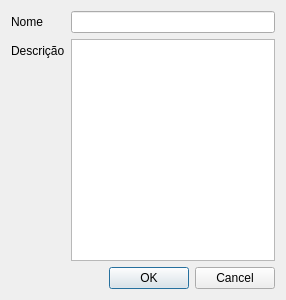
<?xml version="1.0" encoding="UTF-8"?>
<ui version="4.0">
 <class>ProjectDialog</class>
 <widget class="QDialog" name="ProjectDialog">
  <property name="geometry">
   <rect>
    <x>0</x>
    <y>0</y>
    <width>286</width>
    <height>300</height>
   </rect>
  </property>
  <property name="windowTitle">
   <string>Dialog</string>
  </property>
  <layout class="QFormLayout" name="formLayout">
   <item row="0" column="0">
    <widget class="QLabel" name="nameLabel">
     <property name="text">
      <string>Nome</string>
     </property>
     <property name="buddy">
      <cstring>nameLineEdit</cstring>
     </property>
    </widget>
   </item>
   <item row="0" column="1">
    <widget class="QLineEdit" name="nameLineEdit"/>
   </item>
   <item row="1" column="0">
    <widget class="QLabel" name="descrLabel">
     <property name="text">
      <string>Descrição</string>
     </property>
     <property name="buddy">
      <cstring>descrTextEdit</cstring>
     </property>
    </widget>
   </item>
   <item row="1" column="1">
    <widget class="QTextEdit" name="descrTextEdit"/>
   </item>
   <item row="2" column="0" colspan="2">
    <widget class="QDialogButtonBox" name="buttonBox">
     <property name="orientation">
      <enum>Qt::Horizontal</enum>
     </property>
     <property name="standardButtons">
      <set>QDialogButtonBox::Cancel|QDialogButtonBox::Ok</set>
     </property>
    </widget>
   </item>
  </layout>
 </widget>
 <resources/>
 <connections>
  <connection>
   <sender>buttonBox</sender>
   <signal>accepted()</signal>
   <receiver>ProjectDialog</receiver>
   <slot>accept()</slot>
   <hints>
    <hint type="sourcelabel">
     <x>248</x>
     <y>254</y>
    </hint>
    <hint type="destinationlabel">
     <x>157</x>
     <y>274</y>
    </hint>
   </hints>
  </connection>
  <connection>
   <sender>buttonBox</sender>
   <signal>rejected()</signal>
   <receiver>ProjectDialog</receiver>
   <slot>reject()</slot>
   <hints>
    <hint type="sourcelabel">
     <x>316</x>
     <y>260</y>
    </hint>
    <hint type="destinationlabel">
     <x>286</x>
     <y>274</y>
    </hint>
   </hints>
  </connection>
 </connections>
</ui>
